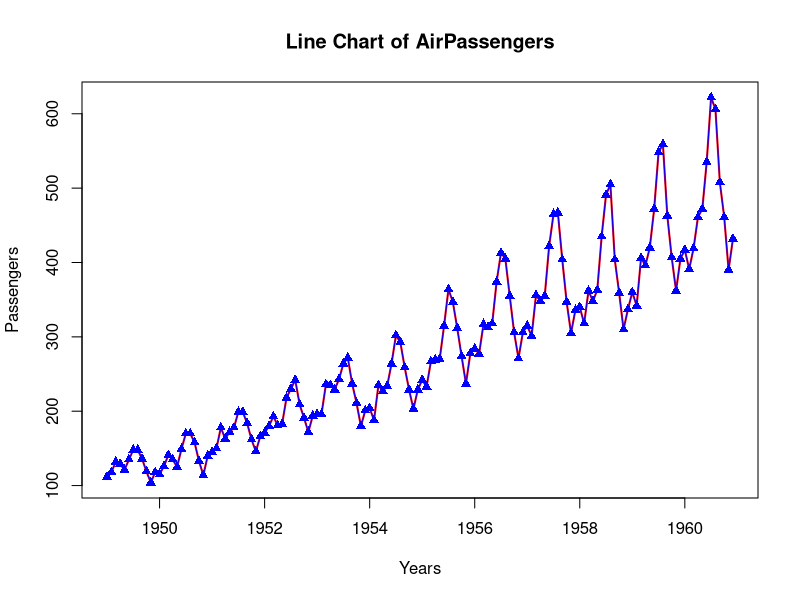
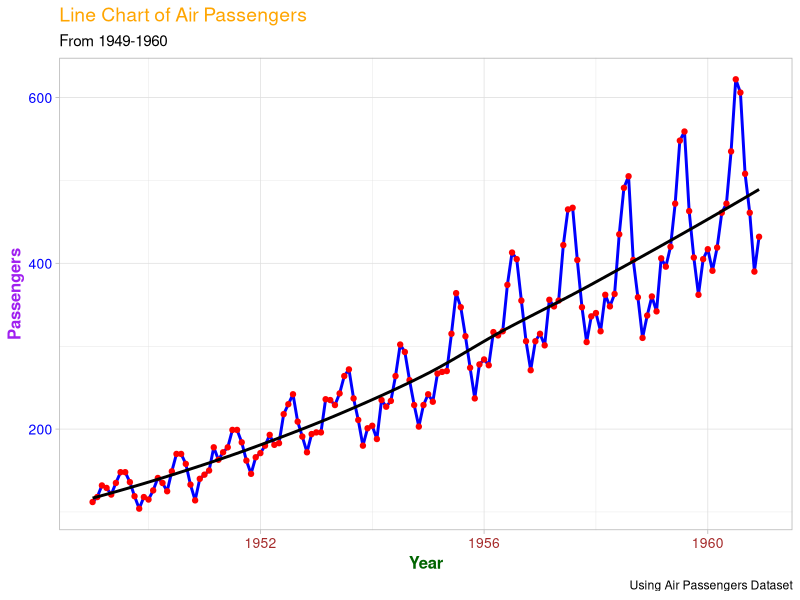

Reproduce these figures in R, in order.
#Load the dataset
AirPassengers
?AirPassengers

#Verify the Dataset
class(AirPassengers)
View(AirPassengers)


ap_df<-data.frame(
  year=time(AirPassengers),
  passengers=as.numeric(AirPassengers)
)
ap_df

#Convert the Dataset to dataframe
ap_df_months<-data.frame(
  year=floor(time(AirPassengers)),
  month=cycle(time(AirPassengers)),
  passengers=as.numeric(AirPassengers)
)

ap_df_months

plot(AirPassengers,
     type='l',
     lwd=2,
     main="Line Chart of AirPassengers",
     xlab="Years",
     ylab="Passengers",
     col="red",
)

points(AirPassengers,
       type='o',
       pch=17,
       col="blue"
)

library(ggplot2)


ggplot(ap_df, aes(x=year,y = passengers)) +
  geom_line(color = "blue", linewidth = 1) +
  labs(
    title = "Line Chart of Air Passengers",
    caption="Using Air Passengers Dataset",
    subtitle="From 1949-1960",
    x = "Year",
    y = "Passengers"
  ) +
  geom_point(color="red")+
  geom_smooth(se=FALSE,color='black')+
  theme_light()+
    theme(
      axis.title.x = element_text(color = "darkgreen", size = 12, face = "bold"),
      axis.title.y = element_text(color = "purple", size = 12, face = "bold"),
      axis.text.x  = element_text(color = "brown", size = 10),
      axis.text.y  = element_text(color = "blue", size = 10),
      plot.title=element_text(color="orange",size=14)
    )
